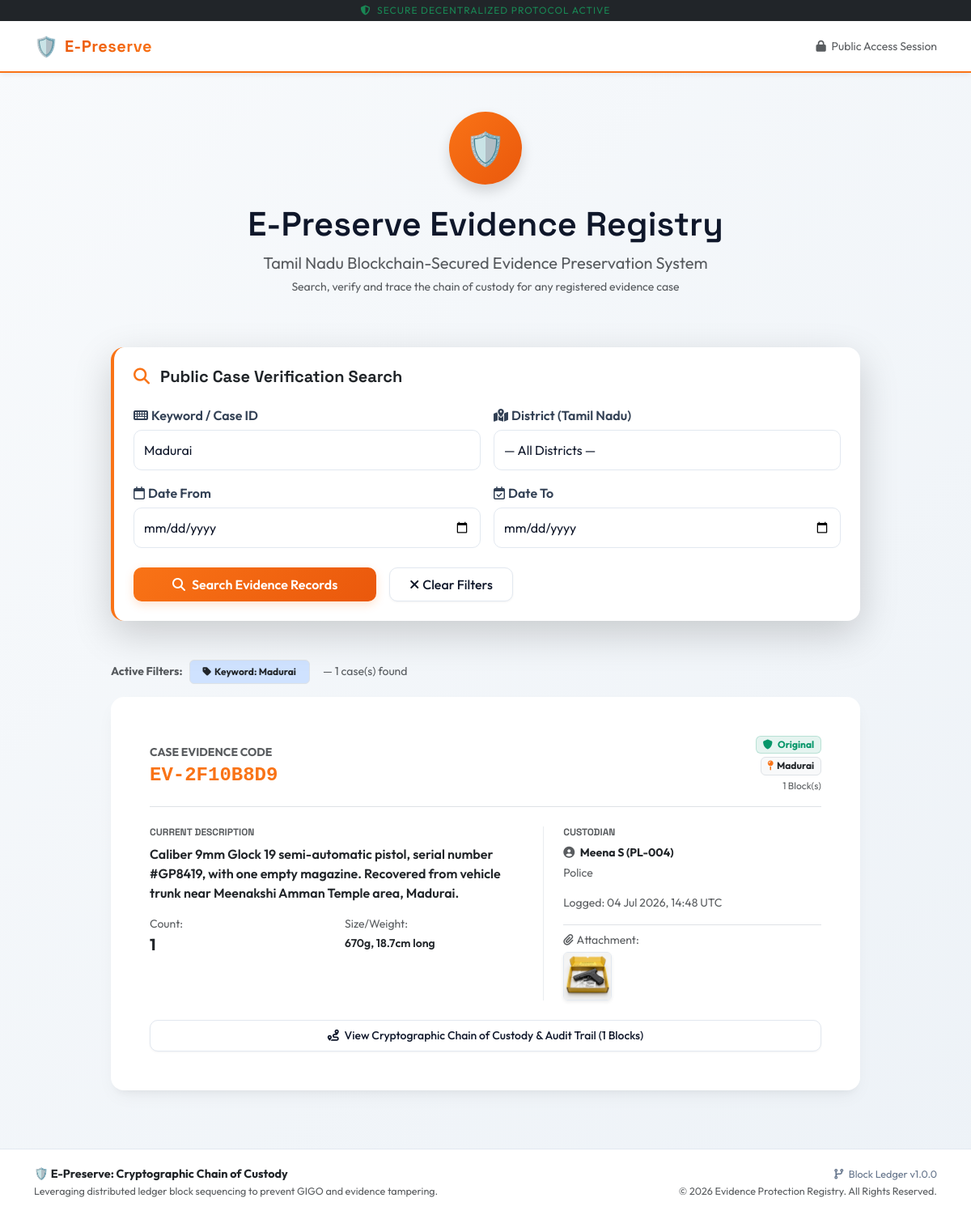
The app's page /search?query=Madurai with its own data.
### app.py (models this page shows, shortened)
class EvidenceBlock(db.Model):
    id = db.Column(db.Integer, primary_key=True)
    evidence_id = db.Column(db.String(50), nullable=False)
    block_type = db.Column(db.String(30), nullable=False)   # INITIAL, CORRECTION
    item_description = db.Column(db.Text, nullable=False)
    count = db.Column(db.Integer, nullable=False)
    size = db.Column(db.String(50), nullable=False)
    district = db.Column(db.String(100), nullable=True)     # Tamil Nadu district
    timestamp = db.Column(db.DateTime, default=datetime.datetime.utcnow, nullable=False)
    officer_details = db.Column(db.String(150), nullable=False)
    court_order_number = db.Column(db.String(100), nullable=True)
    correction_notes = db.Column(db.Text, nullable=True)
    evidence_file = db.Column(db.String(255), nullable=True)
    evidence_file_type = db.Column(db.String(50), nullable=True)
    previous_hash = db.Column(db.String(64), nullable=False)
    hash = db.Column(db.String(64), nullable=False)

### app.py (the view)
@app.route('/search')
def public_search():
    query        = request.args.get('query', '').strip()
    district_f   = request.args.get('district', '').strip()
    date_from    = request.args.get('date_from', '').strip()
    date_to      = request.args.get('date_to', '').strip()
    results = []
    has_any_filter = bool(query or district_f or date_from or date_to)
    if has_any_filter:
        all_blocks = EvidenceBlock.query.order_by(EvidenceBlock.timestamp.desc()).all()
        results = build_evidence_list(all_blocks, query, district_f, date_from, date_to)
    return render_template(
        'public_search.html',
        query=query,
        district_filter=district_f,
        date_from=date_from,
        date_to=date_to,
        results=results,
        tn_districts=TN_DISTRICTS,
        has_any_filter=has_any_filter
    )

### templates/public_search.html (shortened to what this page needs)
{% extends "base.html" %}
{% block content %}
<div class="row justify-content-center mb-5">
    <div class="col-lg-9 text-center">
        <div class="d-inline-flex align-items-center justify-content-center rounded-circle shadow mb-4"
             style="width:90px; height:90px; font-size:2.5rem; background: linear-gradient(135deg,#f97316,#ea580c);">
            🛡️
        </div>
        <h1 class="fw-extrabold mb-2" style="font-size:2.6rem; color:var(--text-primary);">E-Preserve Evidence Registry</h1>
        <p class="text-muted fs-5 mb-0">Tamil Nadu Blockchain-Secured Evidence Preservation System</p>
        <p class="text-muted small mt-1">Search, verify and trace the chain of custody for any registered evidence case</p>
    </div>
</div>
<div class="row justify-content-center mb-5">
    <div class="col-lg-10">
        <div class="card glass-panel shadow-lg border-0 p-4 bg-white search-card">
            <h3 class="h5 fw-bold text-dark mb-4">
                <i class="fa-solid fa-magnifying-glass me-2" style="color:var(--primary-color);"></i>
                Public Case Verification Search
            </h3>
            <form action="{{ url_for('public_search') }}" method="GET">
                <div class="row g-3 mb-3">
                    <div class="col-md-6">
                        <label class="custom-label"><i class="fa-solid fa-keyboard me-1"></i>Keyword / Case ID</label>
                        <input type="text" class="form-control custom-input" name="query"
                               value="{{ query }}"
                               placeholder="Enter Case ID, officer name, or keywords (e.g. Glock, laptop)...">
                    </div>
                    <div class="col-md-6">
                        <label class="custom-label"><i class="fa-solid fa-map-location-dot me-1"></i>District (Tamil Nadu)</label>
                        <select class="form-select custom-input" name="district">
                            <option value="">— All Districts —</option>
                        </select>
                    </div>
                </div>
                <div class="row g-3 mb-4">
                    <div class="col-md-6">
                        <label class="custom-label"><i class="fa-regular fa-calendar me-1"></i>Date From</label>
                        <input type="date" class="form-control custom-input" name="date_from" value="{{ date_from }}">
                    </div>
                    <div class="col-md-6">
                        <label class="custom-label"><i class="fa-regular fa-calendar-check me-1"></i>Date To</label>
                        <input type="date" class="form-control custom-input" name="date_to" value="{{ date_to }}">
                    </div>
                </div>
                <div class="d-flex gap-3">
                    <button type="submit" class="btn btn-primary-custom px-5 py-2">
                        <i class="fa-solid fa-search me-2"></i>Search Evidence Records
                    </button>
                    {% if has_any_filter %}
                        <a href="{{ url_for('public_search') }}" class="btn btn-secondary-custom px-4 py-2">
                            <i class="fa-solid fa-xmark me-1"></i>Clear Filters
                        </a>
                    {% endif %}
                </div>
            </form>
        </div>
    </div>
</div>
{% if has_any_filter %}
<div class="row justify-content-center mb-3">
    <div class="col-lg-10">
        <div class="d-flex flex-wrap gap-2 align-items-center">
            <span class="text-muted small fw-bold">Active Filters:</span>
            {% if query %}<span class="badge bg-primary-subtle text-dark border px-3 py-2"><i class="fa-solid fa-tag me-1"></i>Keyword: {{ query }}</span>{% endif %}
            <span class="text-muted small ms-2">— {{ results|length }} case(s) found</span>
        </div>
    </div>
</div>
{% endif %}
{% if has_any_filter %}
    {% if not results %}
        <div class="row justify-content-center">
            <div class="col-lg-10">
                <div class="card glass-panel border-0 p-5 text-center bg-white">
                    <span class="fs-1 d-block mb-3">🔍</span>
                    <h4 class="text-dark fw-bold">No evidence records match your search</h4>
                    <p class="text-muted small">Try a different keyword, district, or date range.<br>
                       Example searches: <code>Madurai</code> · <code>EV-2F10B8D9</code> · <code>Glock</code> · <code>2026</code></p>
                </div>
            </div>
        </div>
    {% else %}
        <div class="row justify-content-center">
            <div class="col-lg-10">
                {% for item in results %}
                <div class="card glass-panel border-0 p-4 p-md-5 mb-4 bg-white">
                    <div class="d-flex flex-wrap align-items-center justify-content-between border-bottom pb-3 mb-4">
                        <div>
                            <span class="text-muted small fw-bold">CASE EVIDENCE CODE</span>
                            <h3 class="h4 font-monospace fw-bold mb-0 mt-1" style="color:var(--primary-color);">
                                {{ item.evidence_id }}
                            </h3>
                        </div>
                        <div class="text-end mt-2 mt-sm-0 d-flex flex-column align-items-end gap-1">
                            <span class="badge {% if item.has_corrections %}badge-correction{% else %}badge-initial{% endif %}">
                                {% if item.has_corrections %}<i class="fa-solid fa-clock-rotate-left me-1"></i> Amended{% else %}<i class="fa-solid fa-shield me-1"></i> Original{% endif %}
                            </span>
                            {% if item.latest_block.district %}
                                <span class="badge bg-light border text-dark">
                                    <i class="fa-solid fa-map-pin me-1" style="color:var(--primary-color);"></i>{{ item.latest_block.district }}
                                </span>
                            {% endif %}
                            <span class="text-muted small" style="font-size:.75rem;">{{ item.history_count }} Block(s)</span>
                        </div>
                    </div>
                    <div class="row g-4 mb-4">
                        <div class="col-md-7">
                            <h5 class="h6 text-muted fw-bold mb-2" style="font-size:.75rem; text-transform:uppercase;">Current Description</h5>
                            <p class="text-dark fw-semibold mb-3" style="white-space:pre-line;">{{ item.latest_block.item_description }}</p>
                            <div class="row g-2">
                                <div class="col-6">
                                    <span class="text-muted d-block small">Count:</span>
                                    <span class="text-dark fw-bold fs-5">{{ item.latest_block.count }}</span>
                                </div>
                                <div class="col-6">
                                    <span class="text-muted d-block small">Size/Weight:</span>
                                    <span class="text-dark fw-semibold small">{{ item.latest_block.size }}</span>
                                </div>
                            </div>
                        </div>
                        <div class="col-md-5 border-start border-light-subtle ps-md-4 d-flex flex-column">
                            <h5 class="h6 text-muted fw-bold mb-2" style="font-size:.75rem; text-transform:uppercase;">Custodian</h5>
                            <p class="text-dark mb-1 small fw-bold">
                                <i class="fa-solid fa-user-circle text-muted me-1"></i>
                                {{ item.latest_block.officer_details.split(' - ')[0] }}
                            </p>
                            <span class="text-muted small d-block mb-3">{{ item.latest_block.officer_details.split(' - ')[1] }}</span>
                            <span class="text-muted small">Logged: {{ item.latest_block.timestamp.strftime('%d %b %Y, %H:%M UTC') }}</span>
                            {% if item.latest_block.evidence_file and item.latest_block.evidence_file_type == 'image' %}
                                <div class="mt-3 pt-2 border-top">
                                    <span class="text-muted small d-block mb-1"><i class="fa-solid fa-paperclip me-1"></i>Attachment:</span>
                                    <img src="{{ url_for('static', filename='uploads/' + item.latest_block.evidence_file) }}"
                                         class="evidence-thumb shadow-sm" style="cursor:pointer;"
                                         onclick="openImageModal(this.src)" alt="Evidence">
                                </div>
                            {% endif %}
                        </div>
                    </div>
                    <div>
                        <button class="btn btn-secondary-custom btn-sm w-100 py-2" type="button"
                                data-bs-toggle="collapse"
                                data-bs-target="#trail-{{ item.evidence_id }}"
                                aria-expanded="false">
                            <i class="fa-solid fa-route me-1"></i>
                            View Cryptographic Chain of Custody &amp; Audit Trail ({{ item.history_count }} Blocks)
                        </button>
                    </div>
                </div>
                {% endfor %}
            </div>
        </div>
    {% endif %}
{% endif %}
{% endblock %}

### static/css/style.css (style rules this page uses)
:root { --bg-gradient: linear-gradient(135deg, #f8fafc 0%, #edf2f7 100%); --card-bg: #ffffff; --card-border: #e2e8f0; --glass-glow: rgba(249, 115, 22, 0.1); --primary-color: #f97316; --primary-hover: #ea580c; --secondary-color: #c2410c; --success-color: #059669; --warning-color: #d97706; --danger-color: #dc2626; --info-color: #2563eb; --text-primary: #0f172a; --text-secondary: #334155; --text-muted: #64748b; }
body { background: var(--bg-gradient); color: var(--text-secondary); font-family: 'Outfit', sans-serif; min-height: 100vh; display: flex; flex-direction: column; overflow-x: hidden; }
h1, h2, h3, h4, h5, h6 { font-family: 'Space Grotesk', sans-serif; font-weight: 600; color: var(--text-primary); }
.glass-panel { background: var(--card-bg); border: 1px solid var(--card-border); border-radius: 16px; box-shadow: 0 10px 25px -5px rgba(0, 0, 0, 0.05), 0 8px 10px -6px rgba(0, 0, 0, 0.05); transition: all 0.3s cubic-bezier(0.4, 0, 0.2, 1); }
.btn-primary-custom { background: linear-gradient(135deg, var(--primary-color) 0%, var(--primary-hover) 100%); border: none; color: white !important; font-weight: 600; padding: 10px 24px; border-radius: 10px; box-shadow: 0 4px 12px rgba(249, 115, 22, 0.2); transition: all 0.2s ease; }
.btn-secondary-custom { background: #ffffff; border: 1px solid var(--card-border); color: var(--text-primary); font-weight: 500; padding: 10px 24px; border-radius: 10px; transition: all 0.2s ease; box-shadow: 0 1px 3px rgba(0, 0, 0, 0.05); }
.badge-initial { background: rgba(5, 150, 105, 0.1); color: var(--success-color); border: 1px solid rgba(5, 150, 105, 0.2); }
.custom-input { background: #ffffff !important; border: 1px solid var(--card-border) !important; color: var(--text-primary) !important; border-radius: 10px !important; padding: 12px !important; transition: all 0.3s ease !important; }
.custom-label { color: var(--text-secondary); font-weight: 600; margin-bottom: 6px; }
.search-card { background: #ffffff; border-left: 4px solid var(--primary-color) !important; }
.evidence-thumb { width: 60px; height: 60px; object-fit: cover; border-radius: 6px; border: 1px solid var(--card-border); transition: transform 0.2s ease; }

### records on screen
EvidenceBlock: district "Madurai", evidence_id "EV-2F10B8D9", latest_block.district "Madurai", history_count "1", latest_block.item_description "Caliber 9mm Glock 19 semi-automatic pistol, serial number #GP8419, with one empty magazine. Recovered from vehicle trunk near Meenakshi Amman Temple area, Madurai.", latest_block.count "1", latest_block.size "670g, 18.7cm long", latest_block.officer_details "Meena S (PL-004)", latest_block.officer_details "Police", latest_block.timestamp "04 Jul 2026, 14:48 UTC", evidence_file (picture)

### other values on screen
{{ results|length }} "1"
